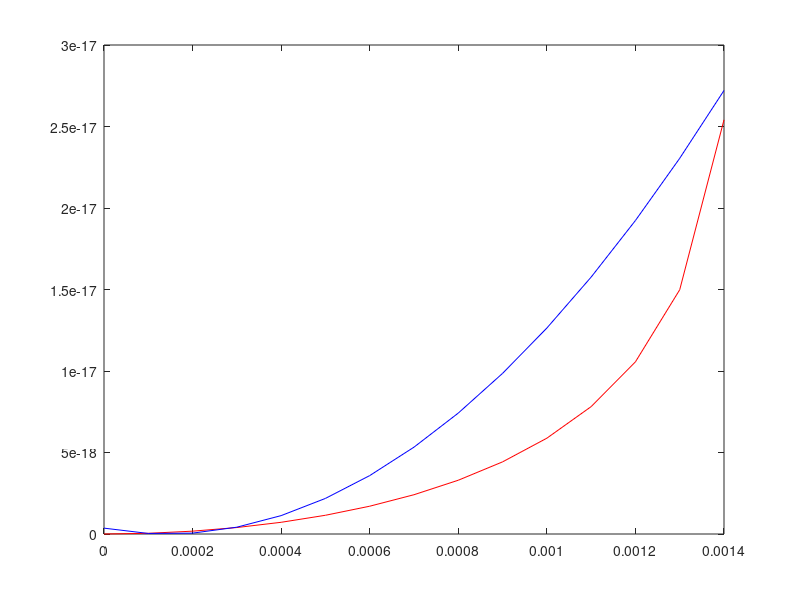

Recreate this plot in MATLAB.
close all;
clear all;
dim=2;
kb=1.3806503e-23;
dx=8.3333e-4;
spring_temp=1e15;
R0=3^(1.0/dim)*dx;
K=300*spring_temp*kb*R0^2;
R0h=R0/10;
Kh=K*2;
r=0:1e-4:R0;
Efene=-0.5*K*R0^2.*log(1-(r/R0).^2);
Eha=Kh.*(r-R0h).^2;
plot(r,Efene,'r',r,Eha,'b');
